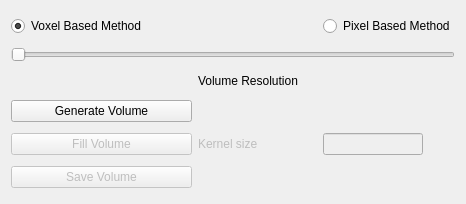
<?xml version="1.0" encoding="UTF-8"?>
<ui version="4.0">
 <class>VolumeReconstructionWidget</class>
 <widget class="QWidget" name="VolumeReconstructionWidget">
  <property name="geometry">
   <rect>
    <x>0</x>
    <y>0</y>
    <width>466</width>
    <height>204</height>
   </rect>
  </property>
  <property name="windowTitle">
   <string>VolumeReconstructionWidget</string>
  </property>
  <layout class="QGridLayout" name="gridLayout_2">
   <item row="2" column="0" colspan="3">
    <widget class="QSlider" name="resolution">
     <property name="orientation">
      <enum>Qt::Horizontal</enum>
     </property>
    </widget>
   </item>
   <item row="9" column="0">
    <widget class="QPushButton" name="fillVolume">
     <property name="enabled">
      <bool>false</bool>
     </property>
     <property name="text">
      <string>Fill Volume</string>
     </property>
    </widget>
   </item>
   <item row="7" column="0">
    <widget class="QPushButton" name="generate">
     <property name="text">
      <string>Generate Volume</string>
     </property>
    </widget>
   </item>
   <item row="1" column="0">
    <widget class="QRadioButton" name="voxelMethod">
     <property name="text">
      <string>Voxel Based Method</string>
     </property>
     <property name="checked">
      <bool>true</bool>
     </property>
    </widget>
   </item>
   <item row="1" column="2">
    <widget class="QRadioButton" name="pixelMethod">
     <property name="text">
      <string>Pixel Based Method</string>
     </property>
    </widget>
   </item>
   <item row="9" column="2">
    <widget class="QLineEdit" name="kernelSize">
     <property name="enabled">
      <bool>false</bool>
     </property>
     <property name="maximumSize">
      <size>
       <width>100</width>
       <height>22</height>
      </size>
     </property>
    </widget>
   </item>
   <item row="9" column="1">
    <widget class="QLabel" name="label_4">
     <property name="enabled">
      <bool>false</bool>
     </property>
     <property name="text">
      <string>Kernel size</string>
     </property>
    </widget>
   </item>
   <item row="3" column="1">
    <widget class="QLabel" name="label">
     <property name="maximumSize">
      <size>
       <width>119</width>
       <height>16</height>
      </size>
     </property>
     <property name="text">
      <string>Volume Resolution</string>
     </property>
    </widget>
   </item>
   <item row="10" column="0">
    <widget class="QPushButton" name="save">
     <property name="enabled">
      <bool>false</bool>
     </property>
     <property name="text">
      <string>Save Volume</string>
     </property>
    </widget>
   </item>
  </layout>
 </widget>
 <layoutdefault spacing="6" margin="11"/>
 <resources/>
 <connections>
  <connection>
   <sender>generate</sender>
   <signal>clicked()</signal>
   <receiver>VolumeReconstructionWidget</receiver>
   <slot>generate()</slot>
   <hints>
    <hint type="sourcelabel">
     <x>168</x>
     <y>129</y>
    </hint>
    <hint type="destinationlabel">
     <x>255</x>
     <y>82</y>
    </hint>
   </hints>
  </connection>
  <connection>
   <sender>save</sender>
   <signal>clicked()</signal>
   <receiver>VolumeReconstructionWidget</receiver>
   <slot>save()</slot>
   <hints>
    <hint type="sourcelabel">
     <x>168</x>
     <y>199</y>
    </hint>
    <hint type="destinationlabel">
     <x>254</x>
     <y>221</y>
    </hint>
   </hints>
  </connection>
  <connection>
   <sender>resolution</sender>
   <signal>valueChanged(int)</signal>
   <receiver>VolumeReconstructionWidget</receiver>
   <slot>setResolution(int)</slot>
   <hints>
    <hint type="sourcelabel">
     <x>291</x>
     <y>59</y>
    </hint>
    <hint type="destinationlabel">
     <x>315</x>
     <y>92</y>
    </hint>
   </hints>
  </connection>
  <connection>
   <sender>fillVolume</sender>
   <signal>clicked()</signal>
   <receiver>VolumeReconstructionWidget</receiver>
   <slot>fill()</slot>
   <hints>
    <hint type="sourcelabel">
     <x>91</x>
     <y>149</y>
    </hint>
    <hint type="destinationlabel">
     <x>256</x>
     <y>178</y>
    </hint>
   </hints>
  </connection>
 </connections>
 <slots>
  <slot>generate()</slot>
  <slot>save()</slot>
  <slot>setResolution(int)</slot>
  <slot>fill()</slot>
 </slots>
</ui>
